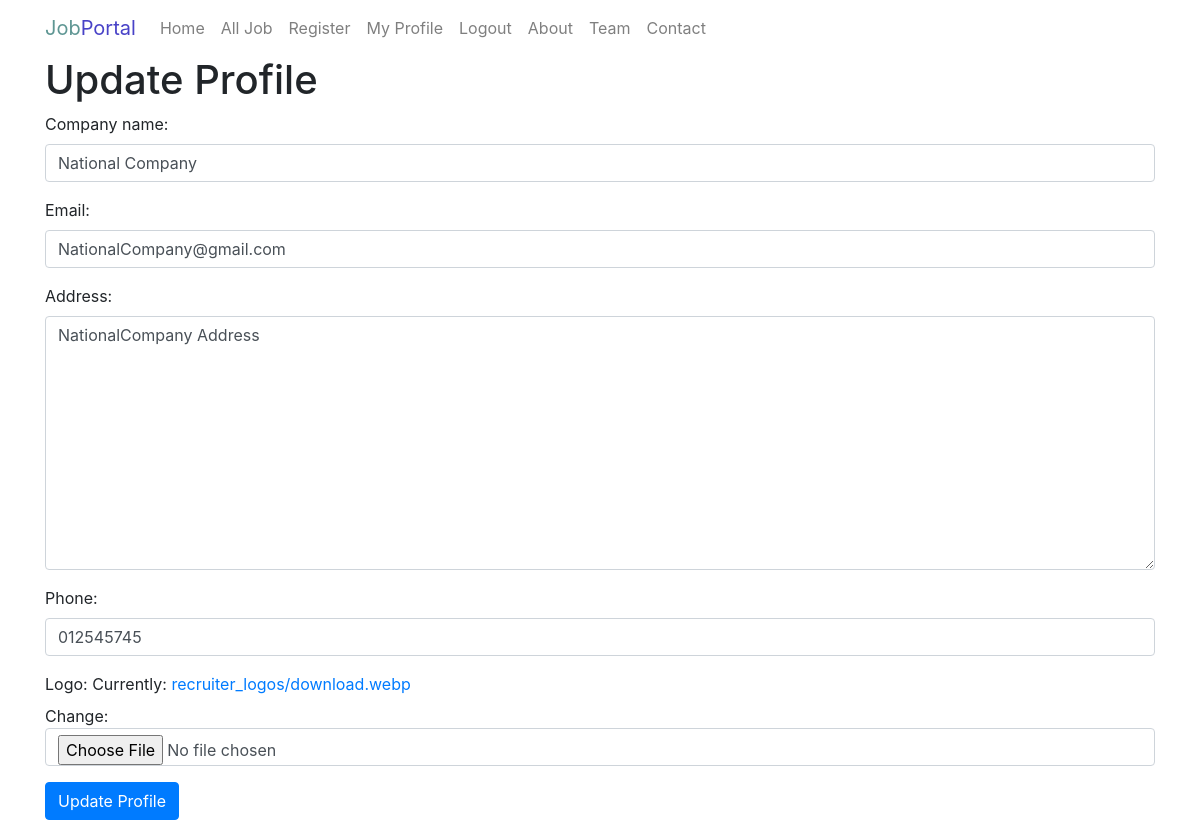
The app's page /profile-update/ (signed in), older data.
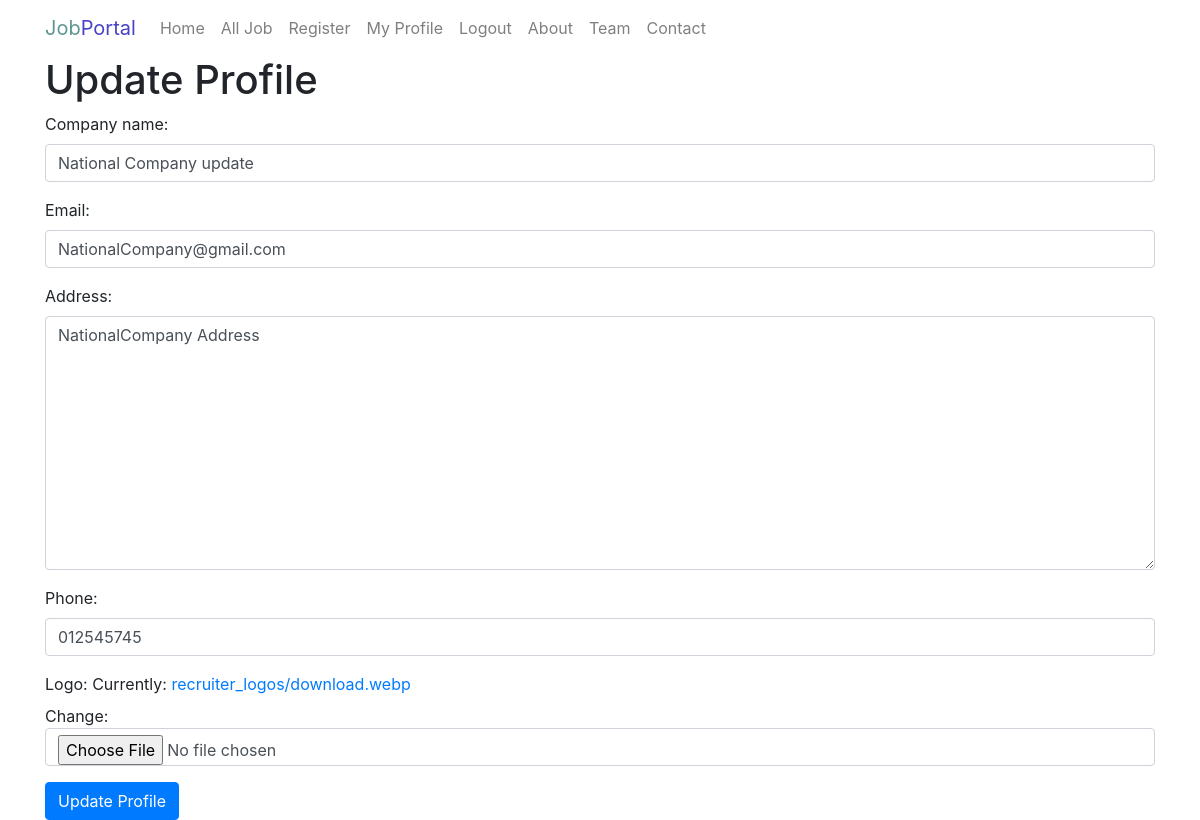
The same page, newer data.
### Job_Portal_App/models.py (models this page shows, shortened)
class RecruiterProfileModel(models.Model):
    recruiter = models.OneToOneField(
        UserInfoModel,
        on_delete=models.CASCADE,
        related_name="recruiter_profile",
        null=True,
    )
    company_name = models.CharField(
        max_length=225,
        null=True,
    )
    email = models.EmailField(
        null=True,
    )
    address = models.TextField(
        null=True,
    )
    phone = models.CharField(
        max_length=20,
        null=True,
    )
    logo = models.ImageField(
        upload_to="recruiter_logos/",
        null=True,
    )

### Job_Portal_App/views.py (the view, shortened to what this page needs)
# urls.py: path("profile-update/", profile_update, name="profile_update"),
@login_required
def profile_update(request):
    user = request.user
    if user.user_types == "Recruiter":
        try:
            profile = user.recruiter_profile
        except RecruiterProfileModel.DoesNotExist:
            profile = None
        form_data = RecProfileForm(instance=profile)
    context = {
        "form_data": form_data,
        "title": "Update Profile",
        "heading": "Update Profile",
        "btn": "Update Profile",
    }
    return render(request, "master/base-form.html", context)

### Job_Portal_App/forms.py
class RecProfileForm(forms.ModelForm):
    class Meta:
        model = RecruiterProfileModel
        fields = "__all__"
        exclude = ["recruiter"]
    def __init__(self, *args, **kwargs):
        super().__init__(*args, **kwargs)
        for field in self.fields.values():
            field.widget.attrs.update({"class": "form-control"})

### Job_Portal_App/templates/master/base-form.html (shortened to what this page needs)
{% extends 'master/base.html' %}
{% block blockname %}
<h1>{{heading}}</h1>
<form action="" method="POST" enctype="multipart/form-data">
    {{form_data.as_p}}
    <button type="submit" class="btn btn-primary">{{btn}}</button>
</form>
{% endblock blockname %}

Row changes from the older to the newer data that the page shows:
changed RecruiterProfileModel "NationalCompany@gmail.com": company_name "National Company" → "National Company update"
